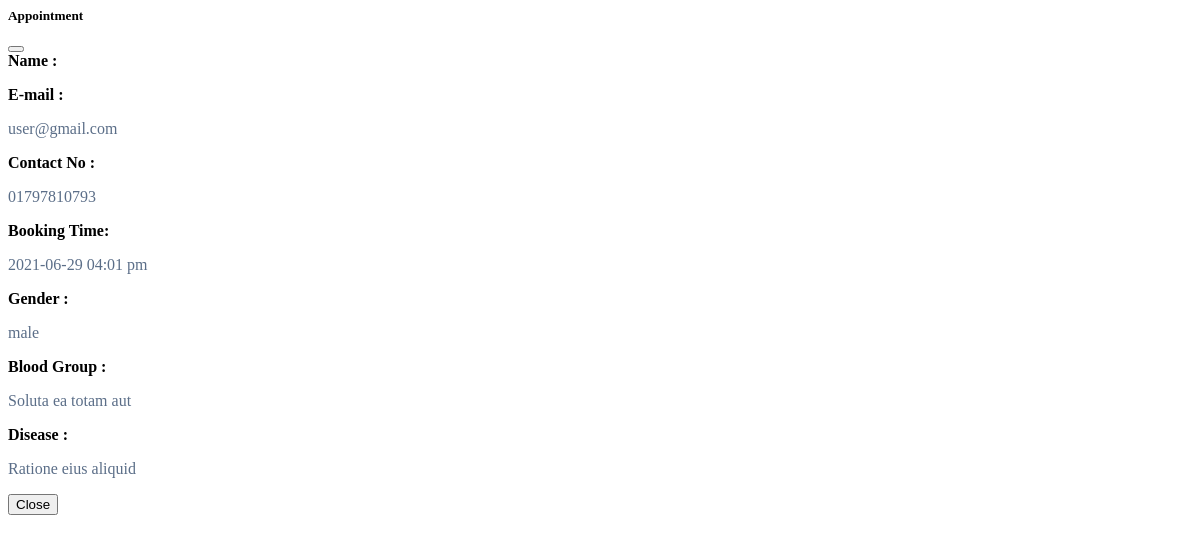
/modals/appointment_view.php?id=1, run on an earlier commit of the app's database.
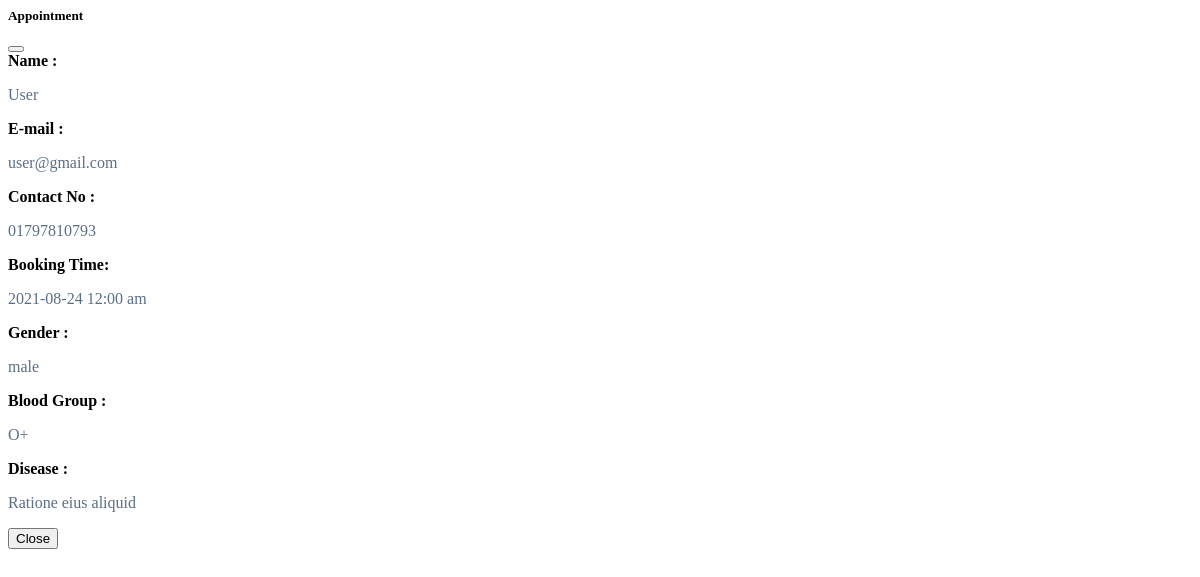
And on a later commit of the database.
### tables this page shows
CREATE TABLE `appointment` (
  `id` int(11) NOT NULL,
  `doc_id` int(11) NOT NULL,
  `user_id` int(11) NOT NULL,
  `hospital_id` int(11) NOT NULL,
  `name` varchar(100) DEFAULT NULL,
  `self` tinyint(4) NOT NULL,
  `symptom` text NOT NULL,
  `gender` tinyint(4) NOT NULL,
  `blood_group` varchar(20) DEFAULT NULL,
  `address` mediumtext DEFAULT NULL,
  `appoint_date` datetime NOT NULL,
  `status` tinyint(4) NOT NULL DEFAULT 1,
  `created_at` datetime NOT NULL
);

CREATE TABLE `user` (
  `id` int(11) NOT NULL,
  `name` varchar(50) NOT NULL,
  `email` varchar(50) DEFAULT NULL,
  `phone` varchar(15) NOT NULL,
  `password` varchar(100) NOT NULL,
  `group_id` int(11) NOT NULL,
  `status` tinyint(4) NOT NULL DEFAULT 1,
  `created_at` datetime NOT NULL
);

### config/functions.php (called while the page is built, shortened)
<?php
require_once __DIR__ . '/config.php';
$con = new mysqli(DB_HOSTNAME, DB_USERNAME, DB_PASSWORD, DB_DATABASE) or die("DB Error Occurred . $con->connect_error");
$getSingleData = static function ($sql) use ($con) {
	return $con->query($sql)->fetch_assoc();
};

### config/config.php (called while the page is built, shortened)
<?php
$gender = [0 => "female", 1 => "male"];

### modals/appointment_view.php (the view, shortened to what this page needs)
<?php require_once dirname(__DIR__) . '/config/functions.php';
$id = $_GET['id']??null;
$sql = "SELECT h.name AS hospital, a.symptom, a.gender, a.blood_group, IF(self, u.name, a.name) as name, u.email, u.phone, a.appoint_date FROM `appointment` as a JOIN user as u ON a.user_id = u.id JOIN hospital as h ON h.id = a.hospital_id WHERE a.id = $id";
$data = $getSingleData($sql);
?>
<div class="modal-header">
    <h5 class="modal-title">Appointment</h5>
    <button type="button" class="btn-close" data-bs-dismiss="modal" aria-label="Close"></button>
</div>
<div class="modal-body">
    <div class="appointment_data">
        <b>Name :</b>
        <p class="mb-2"><?= $data['name'] ?></p>
        <b>E-mail :</b>
        <p class="mb-2"><?= $data['email'] ?></p>
        <b>Contact No :</b>
        <p class="mb-2"><?= $data['phone'] ?></p>
        <b>Booking Time:</b>
        <p class="mb-2"><?= date('Y-m-d h:i a', strtotime($data['appoint_date'])) ?></p>
        <b>Gender :</b>
        <p class="mb-2"><?= $gender[$data['gender']] ?></p>
        <b>Blood Group :</b>
        <p class="mb-2"><?= $data['blood_group'] ?></p>
        <b>Disease :</b>
        <p class="mb-2"><?= $data['symptom'] ?></p>
    </div>
</div>
<div class="modal-footer">
    <button type="button" class="btn btn-secondary float-start" data-bs-dismiss="modal">Close</button>
</div>

What changed in the data, as far as the page shows it:
changed appointment "male": appoint_date "2021-06-29 04:01 pm" → "2021-08-24 12:00 am"; blood_group "Soluta ea totam aut" → "O+"
Also different on the page:
$data['name']: (not shown) → "User"
